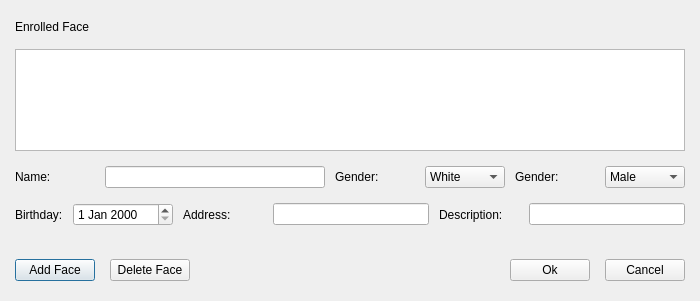
<?xml version="1.0" encoding="UTF-8"?>
<ui version="4.0">
 <class>EditBlackInfoDlg</class>
 <widget class="QDialog" name="EditBlackInfoDlg">
  <property name="geometry">
   <rect>
    <x>0</x>
    <y>0</y>
    <width>700</width>
    <height>301</height>
   </rect>
  </property>
  <property name="windowTitle">
   <string>Edit Black List</string>
  </property>
  <layout class="QGridLayout" name="gridLayout">
   <property name="leftMargin">
    <number>15</number>
   </property>
   <property name="topMargin">
    <number>20</number>
   </property>
   <property name="rightMargin">
    <number>15</number>
   </property>
   <property name="bottomMargin">
    <number>20</number>
   </property>
   <property name="spacing">
    <number>15</number>
   </property>
   <item row="0" column="0">
    <widget class="QLabel" name="lblEnrolledFace">
     <property name="text">
      <string>Enrolled Face</string>
     </property>
    </widget>
   </item>
   <item row="1" column="0">
    <widget class="NoKeyGraphicsView" name="viewEnroll">
     <property name="minimumSize">
      <size>
       <width>0</width>
       <height>102</height>
      </size>
     </property>
     <property name="maximumSize">
      <size>
       <width>16777215</width>
       <height>102</height>
      </size>
     </property>
     <property name="verticalScrollBarPolicy">
      <enum>Qt::ScrollBarAlwaysOff</enum>
     </property>
     <property name="horizontalScrollBarPolicy">
      <enum>Qt::ScrollBarAlwaysOff</enum>
     </property>
    </widget>
   </item>
   <item row="2" column="0">
    <layout class="QVBoxLayout" name="verticalLayout">
     <item>
      <layout class="QHBoxLayout" name="horizontalLayout">
       <property name="spacing">
        <number>10</number>
       </property>
       <item>
        <widget class="QLabel" name="lblName">
         <property name="minimumSize">
          <size>
           <width>80</width>
           <height>0</height>
          </size>
         </property>
         <property name="maximumSize">
          <size>
           <width>80</width>
           <height>16777215</height>
          </size>
         </property>
         <property name="text">
          <string>Name:</string>
         </property>
        </widget>
       </item>
       <item>
        <widget class="QLineEdit" name="editName">
         <property name="minimumSize">
          <size>
           <width>0</width>
           <height>0</height>
          </size>
         </property>
         <property name="maximumSize">
          <size>
           <width>16777215</width>
           <height>16777215</height>
          </size>
         </property>
        </widget>
       </item>
       <item>
        <widget class="QLabel" name="lblPersonType">
         <property name="minimumSize">
          <size>
           <width>80</width>
           <height>0</height>
          </size>
         </property>
         <property name="maximumSize">
          <size>
           <width>80</width>
           <height>16777215</height>
          </size>
         </property>
         <property name="text">
          <string>Gender:</string>
         </property>
        </widget>
       </item>
       <item>
        <widget class="QComboBox" name="comboPersonType">
         <property name="minimumSize">
          <size>
           <width>80</width>
           <height>0</height>
          </size>
         </property>
         <item>
          <property name="text">
           <string>White</string>
          </property>
         </item>
         <item>
          <property name="text">
           <string>Black</string>
          </property>
         </item>
        </widget>
       </item>
       <item>
        <widget class="QLabel" name="lblGender">
         <property name="minimumSize">
          <size>
           <width>80</width>
           <height>0</height>
          </size>
         </property>
         <property name="maximumSize">
          <size>
           <width>80</width>
           <height>16777215</height>
          </size>
         </property>
         <property name="text">
          <string>Gender:</string>
         </property>
        </widget>
       </item>
       <item>
        <widget class="QComboBox" name="comboGender">
         <property name="minimumSize">
          <size>
           <width>80</width>
           <height>0</height>
          </size>
         </property>
         <item>
          <property name="text">
           <string>Male</string>
          </property>
         </item>
         <item>
          <property name="text">
           <string>Famale</string>
          </property>
         </item>
        </widget>
       </item>
      </layout>
     </item>
     <item>
      <layout class="QHBoxLayout" name="horizontalLayout_2">
       <property name="spacing">
        <number>10</number>
       </property>
       <item>
        <widget class="QLabel" name="lblBirthday">
         <property name="text">
          <string>Birthday:</string>
         </property>
        </widget>
       </item>
       <item>
        <widget class="QDateEdit" name="editBirthday">
         <property name="minimumSize">
          <size>
           <width>100</width>
           <height>0</height>
          </size>
         </property>
        </widget>
       </item>
       <item>
        <widget class="QLabel" name="lblAddress">
         <property name="minimumSize">
          <size>
           <width>80</width>
           <height>0</height>
          </size>
         </property>
         <property name="maximumSize">
          <size>
           <width>80</width>
           <height>16777215</height>
          </size>
         </property>
         <property name="text">
          <string>Address:</string>
         </property>
        </widget>
       </item>
       <item>
        <widget class="QLineEdit" name="editAddress">
         <property name="maximumSize">
          <size>
           <width>16777215</width>
           <height>16777215</height>
          </size>
         </property>
        </widget>
       </item>
       <item>
        <widget class="QLabel" name="lblDescription">
         <property name="minimumSize">
          <size>
           <width>80</width>
           <height>0</height>
          </size>
         </property>
         <property name="maximumSize">
          <size>
           <width>80</width>
           <height>16777215</height>
          </size>
         </property>
         <property name="text">
          <string>Description:</string>
         </property>
        </widget>
       </item>
       <item>
        <widget class="QLineEdit" name="editDescription">
         <property name="maximumSize">
          <size>
           <width>16777215</width>
           <height>16777215</height>
          </size>
         </property>
        </widget>
       </item>
      </layout>
     </item>
    </layout>
   </item>
   <item row="3" column="0">
    <spacer name="verticalSpacer">
     <property name="orientation">
      <enum>Qt::Vertical</enum>
     </property>
     <property name="sizeHint" stdset="0">
      <size>
       <width>20</width>
       <height>6</height>
      </size>
     </property>
    </spacer>
   </item>
   <item row="4" column="0">
    <layout class="QHBoxLayout" name="horizontalLayout_3">
     <item>
      <widget class="QPushButton" name="btnAddFace">
       <property name="text">
        <string>Add Face</string>
       </property>
      </widget>
     </item>
     <item>
      <widget class="QPushButton" name="btnDeleteFace">
       <property name="text">
        <string>Delete Face</string>
       </property>
      </widget>
     </item>
     <item>
      <spacer name="horizontalSpacer_3">
       <property name="orientation">
        <enum>Qt::Horizontal</enum>
       </property>
       <property name="sizeHint" stdset="0">
        <size>
         <width>40</width>
         <height>20</height>
        </size>
       </property>
      </spacer>
     </item>
     <item>
      <widget class="QPushButton" name="btnOk">
       <property name="text">
        <string>Ok</string>
       </property>
      </widget>
     </item>
     <item>
      <widget class="QPushButton" name="btnCancel">
       <property name="text">
        <string>Cancel</string>
       </property>
      </widget>
     </item>
    </layout>
   </item>
  </layout>
 </widget>
 <customwidgets>
  <customwidget>
   <class>NoKeyGraphicsView</class>
   <extends>QGraphicsView</extends>
   <header>nokeygraphicsview.h</header>
  </customwidget>
 </customwidgets>
 <tabstops>
  <tabstop>viewEnroll</tabstop>
  <tabstop>editName</tabstop>
  <tabstop>comboGender</tabstop>
  <tabstop>editAddress</tabstop>
  <tabstop>editDescription</tabstop>
  <tabstop>btnOk</tabstop>
  <tabstop>btnCancel</tabstop>
  <tabstop>btnAddFace</tabstop>
  <tabstop>btnDeleteFace</tabstop>
 </tabstops>
 <resources/>
 <connections/>
</ui>
